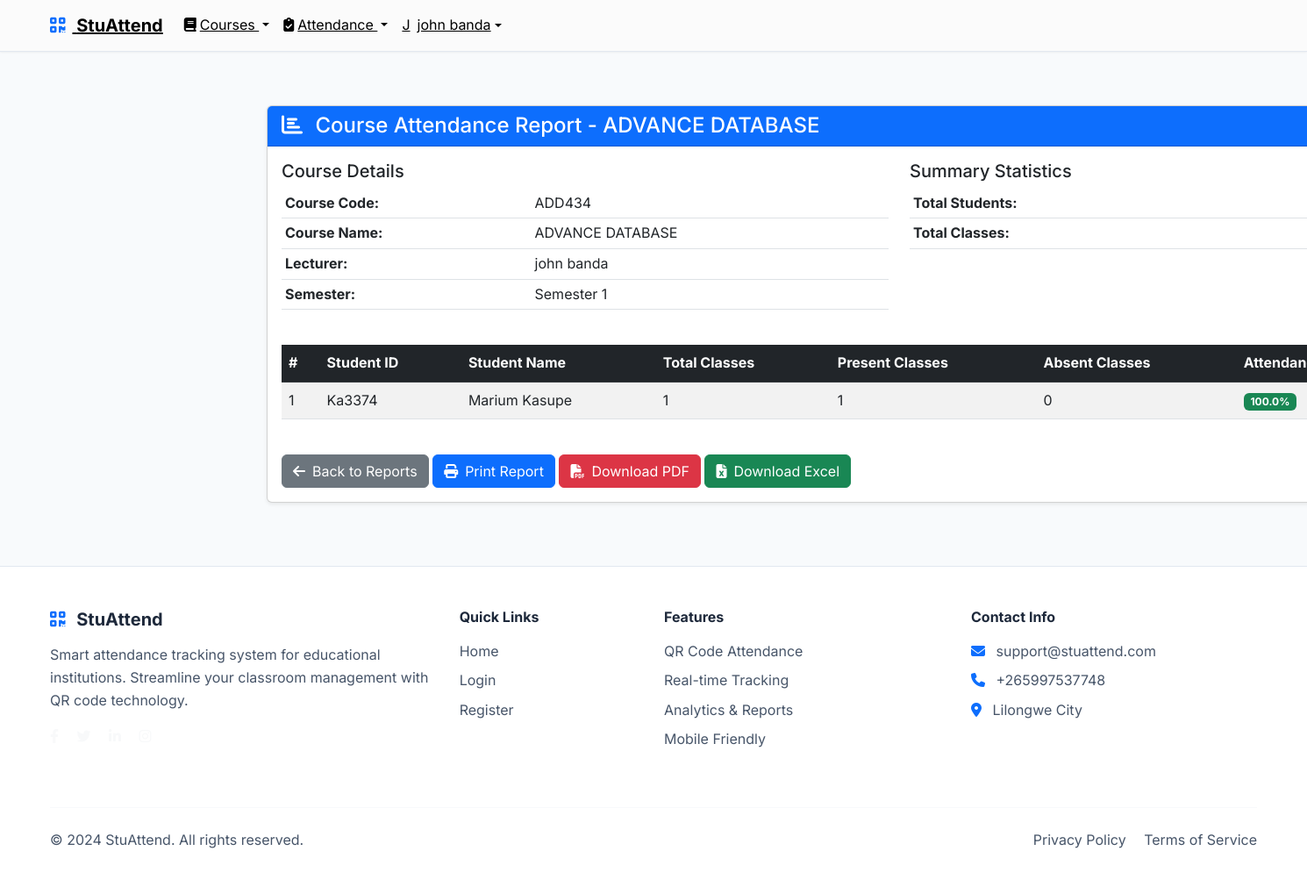
Screenshot of /attendance/reports/course/6/ (signed in) with the database file from the repository.
### accounts/models.py (models this page shows, shortened)
class User(AbstractUser):
    ROLE_CHOICES = [
        ('admin', 'Administrator'),
        ('lecturer', 'Lecturer'),
        ('student', 'Student'),
    ]
    role = models.CharField(max_length=10, choices=ROLE_CHOICES, default='student')
    email = models.EmailField(unique=True)
    phone = models.CharField(
        max_length=15,
        validators=[RegexValidator(r'^\+?1?\d{9,15}$')],
        blank=True,
        null=True
    )
    created_at = models.DateTimeField(auto_now_add=True)
    updated_at = models.DateTimeField(auto_now=True)
    USERNAME_FIELD = 'email'
    REQUIRED_FIELDS = ['username', 'first_name', 'last_name']

class Lecturer(models.Model):
    user = models.OneToOneField(User, on_delete=models.CASCADE, related_name='lecturer_profile')
    employee_id = models.CharField(max_length=20, unique=True)
    department = models.CharField(max_length=100)
    qualification = models.CharField(max_length=200)
    hire_date = models.DateField(auto_now_add=True)

class Student(models.Model):
    GENDER_CHOICES = [
        ('Male', 'Male'),
        ('Female', 'Female'),
        ('Other', 'Other'),
    ]
    user = models.OneToOneField(User, on_delete=models.CASCADE, related_name='student_profile')
    student_id = models.CharField(max_length=20, unique=True)
    program = models.CharField(max_length=100)  # Renamed from department
    level = models.IntegerField(choices=[(i, str(i)) for i in range(1, 5)], default=1)  # Renamed from year_of_study
    enrollment_year = models.PositiveIntegerField(null=True, blank=True)  # Replaced enrollment_date
    date_of_birth = models.DateField(null=True, blank=True)
    gender = models.CharField(max_length=10, choices=GENDER_CHOICES, null=True, blank=True)
    address = models.TextField(null=True, blank=True)

### courses/models.py (models this page shows, shortened)
class Course(models.Model):
    code = models.CharField(max_length=10, unique=True)
    name = models.CharField(max_length=100)
    description = models.TextField()
    credit_hours = models.IntegerField(default=3)
    lecturer = models.ForeignKey(Lecturer, on_delete=models.CASCADE, related_name='courses')
    semester = models.ForeignKey(Semester, on_delete=models.CASCADE, related_name='courses')
    created_at = models.DateTimeField(auto_now_add=True)
    class Meta:
        ordering = ['code']

class Semester(models.Model):
    SEMESTER_CHOICES = [
        ('Fall', 'Fall'),
        ('Spring', 'Spring'),
        ('Summer', 'Summer'),
    ]
    name = models.CharField(max_length=20, choices=SEMESTER_CHOICES)
    year = models.IntegerField(
        validators=[MinValueValidator(2020), MaxValueValidator(2030)]
    )
    start_date = models.DateField()
    end_date = models.DateField()
    is_active = models.BooleanField(default=True)
    class Meta:
        unique_together = ['name', 'year']
        ordering = ['-year', '-start_date']

### attendance/views.py (the view, shortened to what this page needs)
# urls.py: path('reports/course/<int:course_id>/', views.course_attendance_report, name='course_attendance_report'),
@login_required
def course_attendance_report(request, course_id):
    course = get_object_or_404(Course, pk=course_id)
    if request.user.role == 'student':
        messages.error(request, 'Access denied. Students cannot access course attendance reports.')
        return redirect('dashboard:home')
    if request.user.role == 'lecturer' and course.lecturer != request.user.lecturer_profile:
        messages.error(request, 'Access denied.')
        return redirect('attendance:attendance_reports')
    students = Student.objects.filter(
        attendance_records__course=course
    ).distinct().select_related('user')
    attendance_data = []
    for student in students:
        records = AttendanceRecord.objects.filter(
            student=student,
            course=course
        ).order_by('date')
        total_classes = records.count()
        present_classes = records.filter(status='present').count()
        absent_classes = total_classes - present_classes
        percentage = (present_classes / total_classes * 100) if total_classes > 0 else 0
        attendance_data.append({
            'student': student,
            'total_classes': total_classes,
            'present_classes': present_classes,
            'absent_classes': absent_classes,
            'percentage': round(percentage, 2),
            'records': records,
        })
    context = {
        'course': course,
        'attendance_data': attendance_data,
    }
    return render(request, 'attendance/course_attendance_report.html', context)

### templates/attendance/course_attendance_report.html (shortened to what this page needs)
{% extends 'base/base.html' %}
{% load static %}
{% block content %}
<div class="container-fluid py-4">
    <div class="row">
        <div class="col-12">
            <div class="card shadow-sm">
                <div class="card-header bg-primary text-white">
                    <h4 class="mb-0">
                        <i class="fas fa-chart-bar me-2"></i>
                        Course Attendance Report - {{ course.name }}
                    </h4>
                </div>
                <div class="card-body">
                    <div class="row mb-4">
                        <div class="col-md-6">
                            <h5>Course Details</h5>
                            <table class="table table-sm">
                                <tr>
                                    <th>Course Code:</th>
                                    <td>{{ course.code }}</td>
                                </tr>
                                    <th>Course Name:</th>
                                    <td>{{ course.name }}</td>
                                    <th>Lecturer:</th>
                                    <td>{{ course.lecturer.user.get_full_name }}</td>
                                    <th>Semester:</th>
                                    <td>{{ course.semester.name }}</td>
                            </table>
                        </div>
                        <div class="col-md-6">
                            <h5>Summary Statistics</h5>
                            <table class="table table-sm">
                                <tr>
                                    <th>Total Students:</th>
                                </tr>
                                    <th>Total Classes:</th>
                            </table>
                        </div>
                    </div>
                    <div class="table-responsive">
                        <table class="table table-hover table-striped">
                            <thead class="table-dark">
                                <tr>
                                    <th>#</th>
                                    <th>Student ID</th>
                                    <th>Student Name</th>
                                    <th>Total Classes</th>
                                    <th>Present Classes</th>
                                    <th>Absent Classes</th>
                                    <th>Attendance %</th>
                                </tr>
                            </thead>
                            <tbody>
                                {% for data in attendance_data %}
                                <tr>
                                    <td>{{ forloop.counter }}</td>
                                    <td>{{ data.student.student_id }}</td>
                                    <td>{{ data.student.user.get_full_name }}</td>
                                    <td>{{ data.total_classes }}</td>
                                    <td>{{ data.present_classes }}</td>
                                    <td>{{ data.absent_classes }}</td>
                                    <td>
                                        <span class="badge {% if data.percentage >= 75 %}bg-success{% elif data.percentage >= 50 %}bg-warning{% else %}bg-danger{% endif %}">
                                            {{ data.percentage }}%
                                        </span>
                                    </td>
                                </tr>
                                {% endfor %}
                            </tbody>
                        </table>
                    </div>
                    <div class="mt-4">
                        <a href="{% url 'attendance:attendance_reports' %}" class="btn btn-secondary">
                            <i class="fas fa-arrow-left me-2"></i>Back to Reports
                        </a>
                        <button onclick="window.print()" class="btn btn-primary">
                            <i class="fas fa-print me-2"></i>Print Report
                        </button>
                        <a href="{% url 'attendance:course_attendance_report' course.id %}?format=pdf" class="btn btn-danger">
                            <i class="fas fa-file-pdf me-2"></i>Download PDF
                        </a>
                        <a href="{% url 'attendance:course_attendance_report' course.id %}?format=excel" class="btn btn-success">
                            <i class="fas fa-file-excel me-2"></i>Download Excel
                        </a>
                    </div>
                </div>
            </div>
        </div>
    </div>
</div>
{% endblock %}

### templates/base/base.html (shortened to what this page needs)
<!DOCTYPE html>
<html lang="en">
{% load static %}
<head>
    <link href="https://cdn.jsdelivr.net/npm/bootstrap@5.3.0/dist/css/bootstrap.min.css" rel="stylesheet">
    <link rel="stylesheet" href="https://cdn.jsdelivr.net/npm/bootstrap-icons@1.10.0/font/bootstrap-icons.css">
    <link rel="stylesheet" href="https://cdnjs.cloudflare.com/ajax/libs/font-awesome/6.4.0/css/all.min.css">
    <link rel="stylesheet" href="{% static 'css/modern-styles.css' %}">
    <link rel="stylesheet" href="{% static 'css/styles.css' %}">
</head>
<body>
    <nav class="navbar navbar-expand-lg navbar-modern fixed-top" id="mainNavbar">
        <div class="container">
            <a class="navbar-brand fw-bold" href="/">
                <i class="fas fa-qrcode text-primary me-2"></i>
                StuAttend
            </a>
            <div class="collapse navbar-collapse" id="navbarNav">
                <ul class="navbar-nav">
                    {% if user.is_authenticated %}
                        <li class="nav-item dropdown">
                            <a class="nav-link dropdown-toggle {% if 'courses' in request.path %}active{% endif %}" href="#" id="coursesDropdown" role="button" data-bs-toggle="dropdown" aria-expanded="false">
                                <i class="fas fa-book me-1"></i>Courses
                            </a>
                        </li>
                        <li class="nav-item dropdown">
                            <a class="nav-link dropdown-toggle {% if 'attendance' in request.path %}active{% endif %}" href="#" id="attendanceDropdown" role="button" data-bs-toggle="dropdown" aria-expanded="false">
                                <i class="fas fa-clipboard-check me-1"></i>Attendance
                            </a>
                        </li>
                        <li class="nav-item dropdown">
                            <a class="nav-link dropdown-toggle d-flex align-items-center" href="#" id="navbarDropdown" role="button" data-bs-toggle="dropdown">
                                <div class="avatar-circle me-2">
                                    {{ user.get_full_name|default:user.username|first|upper }}
                                </div>
                                {{ user.get_full_name|default:user.username }}
                            </a>
                        </li>
                    {% endif %}
                </ul>
            </div>
        </div>
    </nav>
    <main class="{% if not request.path == '/' %}main-content container-fluid mt-5 pt-5{% endif %}">
        {% block content %}{% endblock %}
    </main>
    <footer class="footer-modern py-5 mt-5">
        <div class="container">
            <div class="row">
                <div class="col-lg-4 mb-4">
                    <h5 class="fw-bold mb-3">
                        <i class="fas fa-qrcode text-primary me-2"></i>
                        StuAttend
                    </h5>
                    <p class="text-light-emphasis">
                        Smart attendance tracking system for educational institutions.
                        Streamline your classroom management with QR code technology.
                    </p>
                    <div class="social-links">
                        <a href="#" class="text-light me-3"><i class="fab fa-facebook-f"></i></a>
                        <a href="#" class="text-light me-3"><i class="fab fa-twitter"></i></a>
                        <a href="#" class="text-light me-3"><i class="fab fa-linkedin-in"></i></a>
                        <a href="#" class="text-light"><i class="fab fa-instagram"></i></a>
                    </div>
                </div>
                <div class="col-lg-2 mb-4">
                    <h6 class="fw-bold mb-3">Quick Links</h6>
                    <ul class="list-unstyled">
                        <li class="mb-2"><a href="/" class="text-light-emphasis text-decoration-none">Home</a></li>
                        <li class="mb-2"><a href="{% url 'accounts:login' %}" class="text-light-emphasis text-decoration-none">Login</a></li>
                        <li class="mb-2"><a href="{% url 'accounts:register' %}" class="text-light-emphasis text-decoration-none">Register</a></li>
                    </ul>
                </div>
                <div class="col-lg-3 mb-4">
                    <h6 class="fw-bold mb-3">Features</h6>
                    <ul class="list-unstyled">
                        <li class="mb-2"><a href="#" class="text-light-emphasis text-decoration-none">QR Code Attendance</a></li>
                        <li class="mb-2"><a href="#" class="text-light-emphasis text-decoration-none">Real-time Tracking</a></li>
                        <li class="mb-2"><a href="#" class="text-light-emphasis text-decoration-none">Analytics & Reports</a></li>
                        <li class="mb-2"><a href="#" class="text-light-emphasis text-decoration-none">Mobile Friendly</a></li>
                    </ul>
                </div>
                <div class="col-lg-3 mb-4">
                    <h6 class="fw-bold mb-3">Contact Info</h6>
                    <ul class="list-unstyled">
                        <li class="mb-2">
                            <i class="fas fa-envelope text-primary me-2"></i>
                            <span class="text-light-emphasis">support@stuattend.com</span>
                        </li>
                        <li class="mb-2">
                            <i class="fas fa-phone text-primary me-2"></i>
                            <span class="text-light-emphasis">+265997537748</span>
                        </li>
                        <li class="mb-2">
                            <i class="fas fa-map-marker-alt text-primary me-2"></i>
                            <span class="text-light-emphasis">Lilongwe City</span>
                        </li>
                    </ul>
                </div>
            </div>
            <hr class="my-4">
            <div class="row align-items-center">
                <div class="col-md-6">
                    <p class="text-light-emphasis mb-0">&copy; 2024 StuAttend. All rights reserved.</p>
                </div>
                <div class="col-md-6 text-md-end">
                    <a href="#" class="text-light-emphasis text-decoration-none me-3">Privacy Policy</a>
                    <a href="#" class="text-light-emphasis text-decoration-none">Terms of Service</a>
                </div>
            </div>
        </div>
    </footer>
</body>
</html>

### rows the page displays
User: get_full_name|first "J", get_full_name "john banda"
Course: name "ADVANCE DATABASE", code "ADD434", lecturer.user.get_full_name "john banda", semester.name "Semester 1"
Student: student.student_id "Ka3374", student.user.get_full_name "Marium Kasupe", total_classes "1", present_classes "1", absent_classes "0", percentage "100.0"
